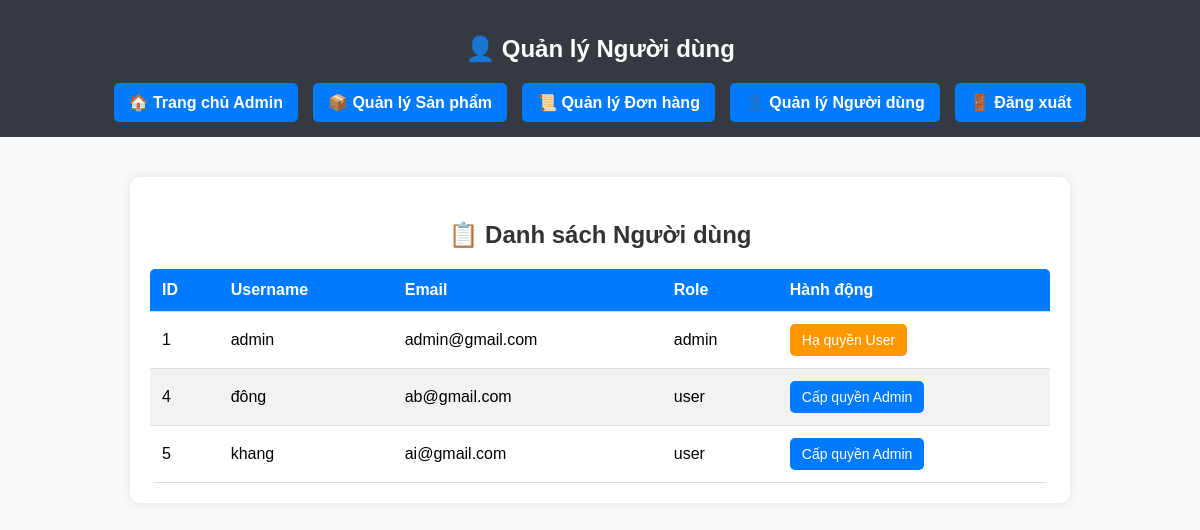
The page /admin/manage_users.php (signed in) on the database as committed earlier.
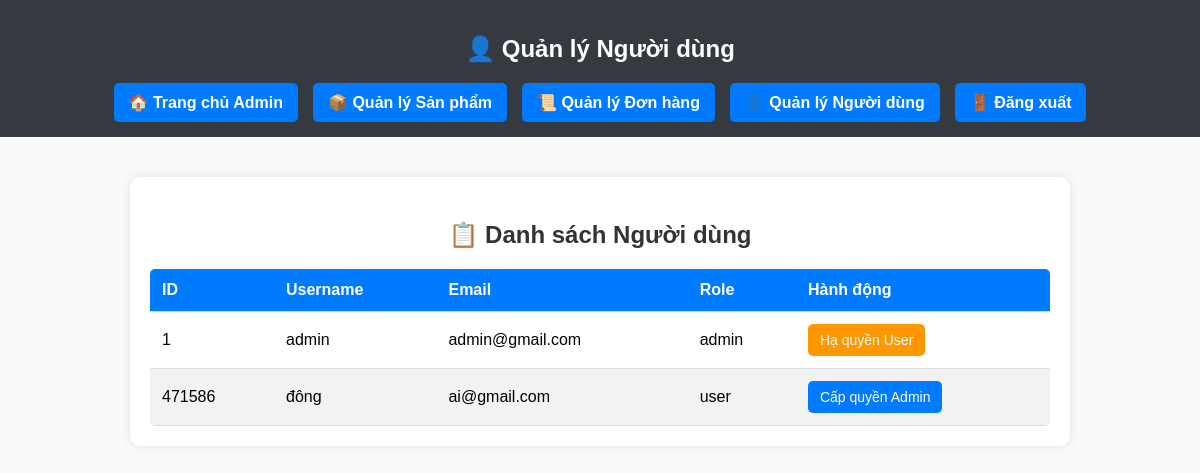
The same page on the database as committed later.
### tables this page shows
CREATE TABLE `users` (
  `user_id` int(6) NOT NULL,
  `username` varchar(255) NOT NULL,
  `email` varchar(255) NOT NULL,
  `password` varchar(255) NOT NULL,
  `role` enum('admin','user') DEFAULT 'user',
  `age` int(11) DEFAULT NULL,
  `health_goal` varchar(50) DEFAULT NULL,
  `flavor_preference` varchar(50) DEFAULT NULL,
  `lifestyle` varchar(50) DEFAULT NULL,
  `created_at` timestamp NOT NULL DEFAULT current_timestamp()
);

### admin/manage_users.php (the view, shortened to what this page needs)
<?php
require_once __DIR__ . '/../database/db_connect.php';
?>
<!DOCTYPE html>
<html lang="vi">
<head>
    <link rel="stylesheet" href="../assets/css/admin.css">
</head>
<body>
    <header>
        <h2>👤 Quản lý Người dùng</h2>
        <nav>
            <a href="index.php">🏠 Trang chủ Admin</a>
            <a href="manage_products.php">📦 Quản lý Sản phẩm</a>
            <a href="manage_orders.php">📜 Quản lý Đơn hàng</a>
            <a href="manage_users.php">👤 Quản lý Người dùng</a>
            <a href="../auth/logout.php">🚪 Đăng xuất</a>
        </nav>
    </header>
    <section>
        <h3>📋 Danh sách Người dùng</h3>
        <?php
        $query = "SELECT user_id, username, email, role FROM users";
        $result = $conn->query($query);
        if ($result->num_rows > 0): ?>
            <table class="admin-table">
                <thead>
                    <tr>
                        <th>ID</th>
                        <th>Username</th>
                        <th>Email</th>
                        <th>Role</th>
                        <th>Hành động</th>
                    </tr>
                </thead>
                <tbody>
                    <?php while ($row = $result->fetch_assoc()): ?>
                    <tr>
                        <td><?= htmlspecialchars($row['user_id']) ?></td>
                        <td><?= htmlspecialchars($row['username']) ?></td>
                        <td><?= htmlspecialchars($row['email']) ?></td>
                        <td><?= htmlspecialchars($row['role']) ?></td>
                        <td>
                            <?php if ($row['role'] === 'user'): ?>
                                <a class="btn btn-primary" href="update_role.php?id=<?= $row['user_id'] ?>&role=admin">Cấp quyền Admin</a>
                            <?php else: ?>
                                <a class="btn btn-warning" href="update_role.php?id=<?= $row['user_id'] ?>&role=user">Hạ quyền User</a>
                            <?php endif; ?>
                        </td>
                    </tr>
                    <?php endwhile; ?>
                </tbody>
            </table>
        <?php else: ?>
            <p>❌ Không có người dùng nào!</p>
        <?php endif; ?>
    </section>
</body>
</html>

Rows that differ between the two databases and show on the page:
removed users: user_id "4", username "đông", email "ab@gmail.com", role "user"
removed users: user_id "5", username "khang", email "ai@gmail.com", role "user"
added users: user_id "471586", username "đông", email "ai@gmail.com", role "user"
